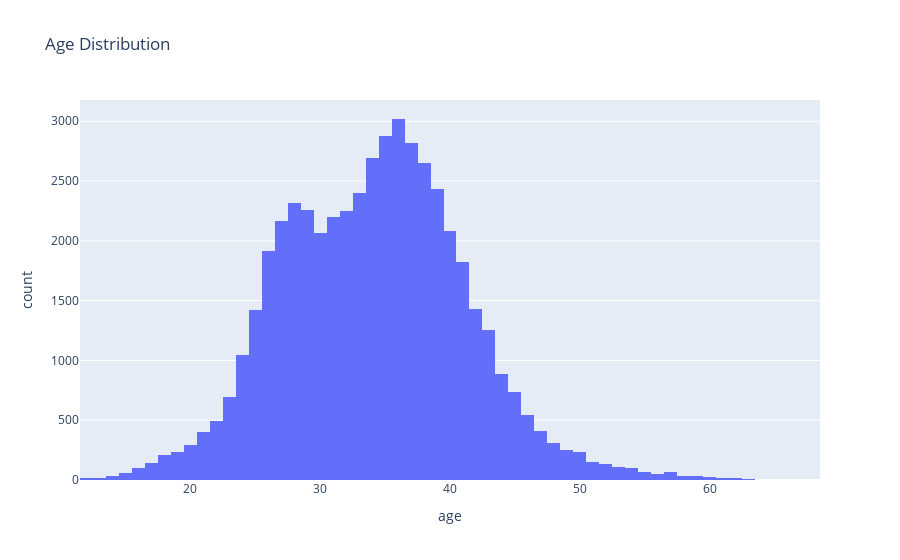
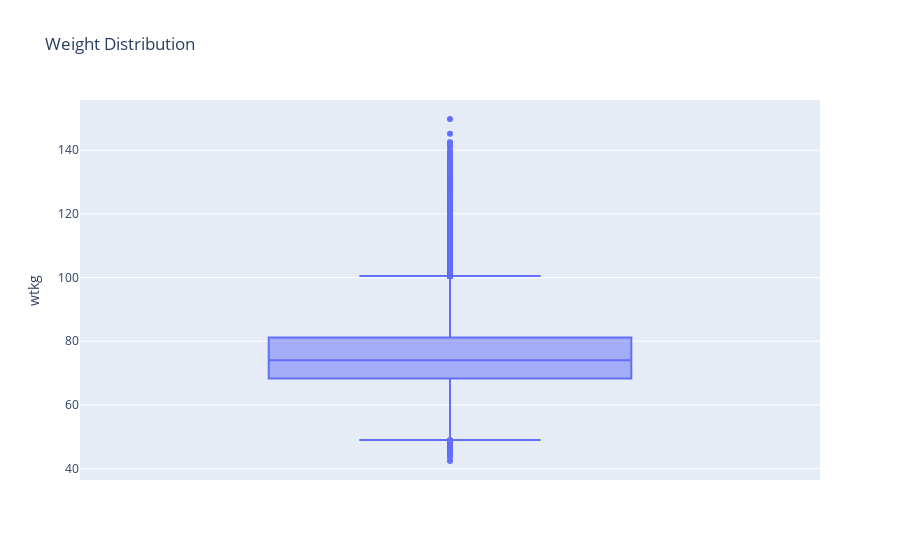

Notebook cell for these charts, in order:
### Code cell
fig = px.histogram(df, x='age', title='Age Distribution')
fig.show()

fig = px.box(df, y='wtkg', title='Weight Distribution')
fig.show()

### Figure 1 — Plotly figure (JSON) as saved in the notebook; plotly's stock layout.template omitted (floating-point values rounded to 4 significant figures; data arrays with more than 128 entries replaced by an {"elided": "..."} marker saying what was removed)
{"data": [{"alignmentgroup": "True", "bingroup": "x", "hovertemplate": "age=%{x}<br>count=%{y}<extra></extra>", "legendgroup": "", "marker": {"color": "#636efa", "pattern": {"shape": ""}}, "name": "", "offsetgroup": "", "orientation": "v", "showlegend": false, "type": "histogram", "x": {"elided": "50000 int values"}, "xaxis": "x", "yaxis": "y"}], "layout": {"autosize": true, "barmode": "relative", "legend": {"tracegroupgap": 0}, "title": {"text": "Age Distribution"}, "xaxis": {"anchor": "y", "autorange": true, "domain": [0, 1], "range": [11.5, 68.5], "title": {"text": "age"}, "type": "linear"}, "yaxis": {"anchor": "x", "autorange": true, "domain": [0, 1], "range": [0, 3178.0], "title": {"text": "count"}}}}

### Figure 2 — Plotly figure (JSON) as saved in the notebook; plotly's stock layout.template omitted (floating-point values rounded to 4 significant figures; data arrays with more than 128 entries replaced by an {"elided": "..."} marker saying what was removed)
{"data": [{"alignmentgroup": "True", "hovertemplate": "wtkg=%{y}<extra></extra>", "legendgroup": "", "marker": {"color": "#636efa"}, "name": "", "notched": false, "offsetgroup": "", "orientation": "v", "showlegend": false, "type": "box", "x0": " ", "xaxis": "x", "y": {"elided": "50000 float values"}, "y0": " ", "yaxis": "y"}], "layout": {"autosize": true, "boxmode": "group", "legend": {"tracegroupgap": 0}, "title": {"text": "Weight Distribution"}, "xaxis": {"anchor": "y", "autorange": true, "domain": [0, 1], "range": [-0.5, 0.5], "type": "category"}, "yaxis": {"anchor": "x", "autorange": true, "domain": [0, 1], "range": [36.39, 155.8], "title": {"text": "wtkg"}, "type": "linear"}}}
